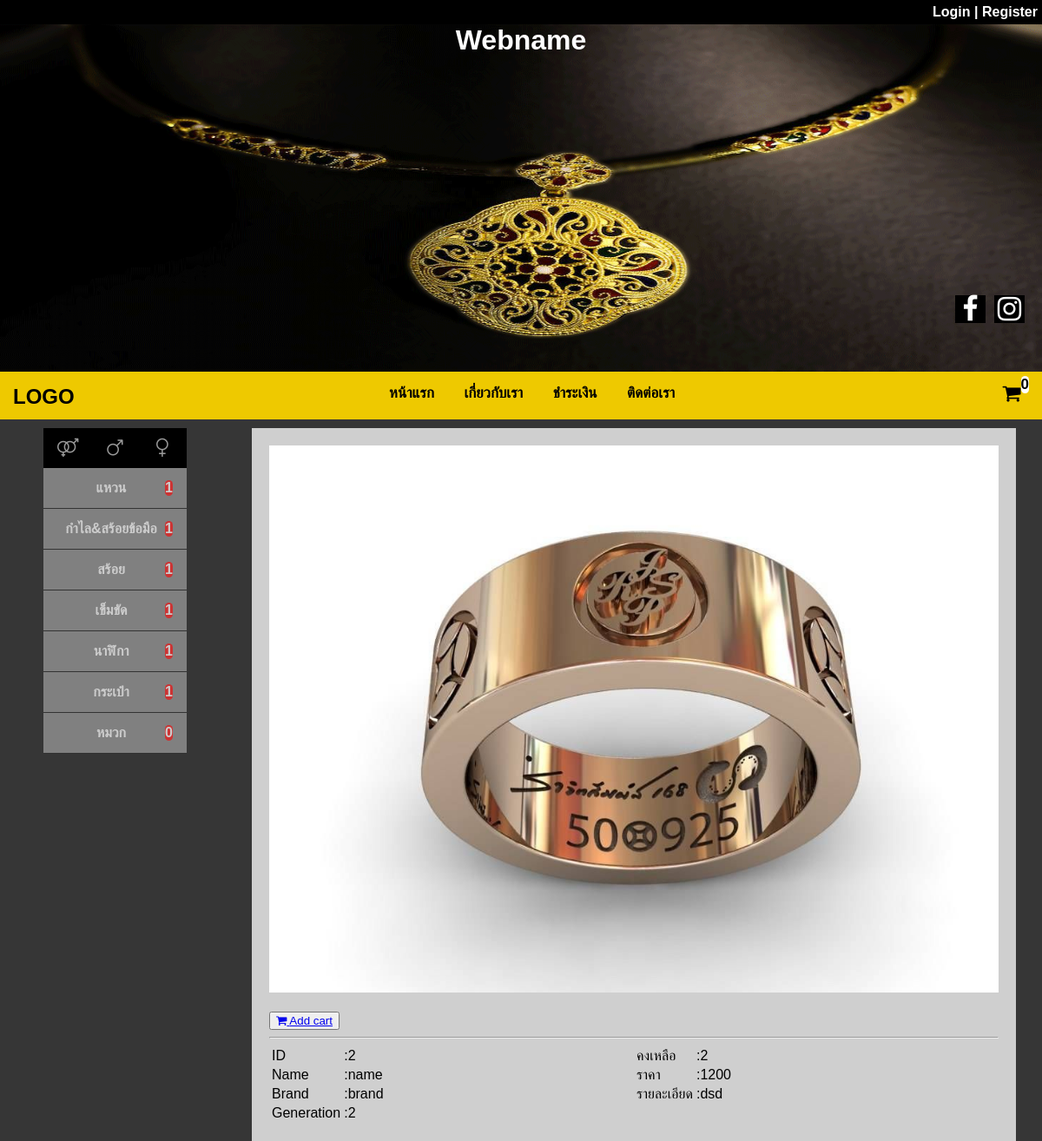
The page /?pro_id=2 on the database its author committed.
### tables this page shows
CREATE TABLE `product` (
  `product_id` int(11) NOT NULL,
  `product_name` varchar(100) NOT NULL,
  `product_brand` varchar(50) NOT NULL,
  `product_gen` varchar(50) NOT NULL,
  `product_price` int(11) NOT NULL,
  `product_detail` text NOT NULL,
  `product_gender` varchar(10) NOT NULL,
  `product_type` varchar(20) NOT NULL,
  `product_pic` text NOT NULL,
  `product_num` int(11) NOT NULL,
  `product_update` timestamp NOT NULL DEFAULT CURRENT_TIMESTAMP ON UPDATE CURRENT_TIMESTAMP
);

### page/pro_selet.php (the view)
<?php
	$pro_id=$_GET['pro_id'];
	$sql="SELECT * FROM product WHERE product_id='$pro_id'";
	$query=mysqli_query($conn,$sql);
	$result=mysqli_fetch_array($query);
?>
<div class="pro_selet">
	<div class="pro_img">
		<img src="prod_img/<?php echo $result['product_pic'];?>" width="100%">
	</div><br>
	<button><a href="?p=cpreci&mem_id=<?php echo $_SESSION['mem_id']?>&product_id=<?php echo $result['product_id'];?>"><i class="fa fa-shopping-cart" aria-hidden="true"></i> Add cart</a></button>
	<hr>
	<div class="detail_row">
		<table>
			<tr>
				<td>
					ID
				</td>
				<td>
					:<?php echo $result['product_id'];?>
				</td>
			</tr>
			<tr>
				<td>
					Name
				</td>
				<td>
					:<?php echo $result['product_name'];?>
				</td>
			</tr>
			<tr>
				<td>
					Brand
				</td>
				<td>
					:<?php echo $result['product_brand'];?>
				</td>
			</tr>
			<tr>
				<td>
					Generation
				</td>
				<td>
					:<?php echo $result['product_gen'];?>
				</td>
			</tr>
		</table>
	</div>
	<div class="detail_row">
		<table>
			<tr>
				<td>
					คงเหลือ
				</td>
				<td>
					:<?php echo $result['product_num'];?>
				</td>
			</tr>
			<tr>
				<td>
					ราคา
				</td>
				<td>
					:<?php echo $result['product_price'];?>
				</td>
			</tr>
			<tr>
				<td>
					รายละเอียด
				</td>
				<td>
					:<?php echo $result['product_detail'];?>
				</td>
			</tr>
			<tr>
				<td>
				</td>
				<td>
				</td>
			</tr>
		</table>
	</div>
</div>

### style.css (style rules this page uses)
body,html { width: 100%; height: auto; margin: 0; padding: 0; font-family: sans-serif; overflow-x: hidden; background-color: #363636; }
.pro_selet { width: 70%; background-color: #CFCFCF; float: right; padding: 20px; margin-right: 80px; }
.pro_img { width: 100%; margin: auto; padding: auto; text-align: center; }
.detail_row { width: 50%; float: left; }

### rows shown on the page
product: product_pic (picture), product_id "2", product_name "name", product_brand "brand", product_gen "2", product_num "2", product_price "1200", product_detail "dsd"

### other values the page prints
$orders "0"
$ringr "1"
$braceletr "1"
$necklacer "1"
$beltr "1"
$watchr "1"
$bagr "1"
$hatr "0"
